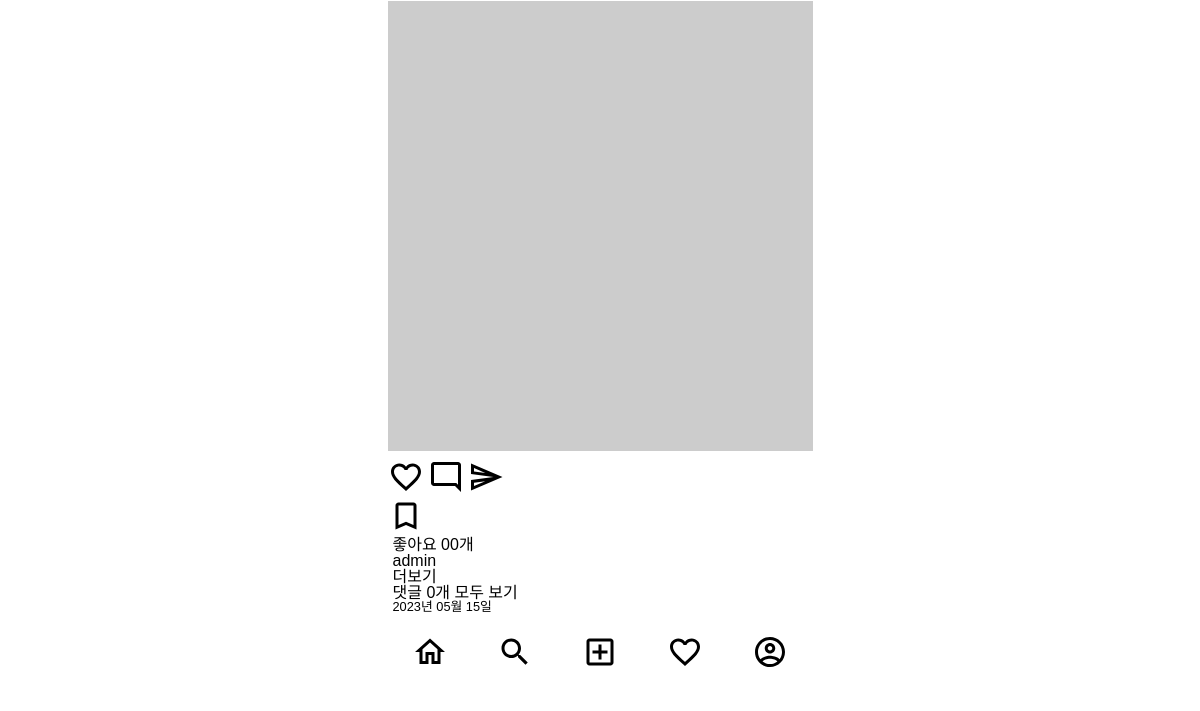
The app's page / (lower part), older data.
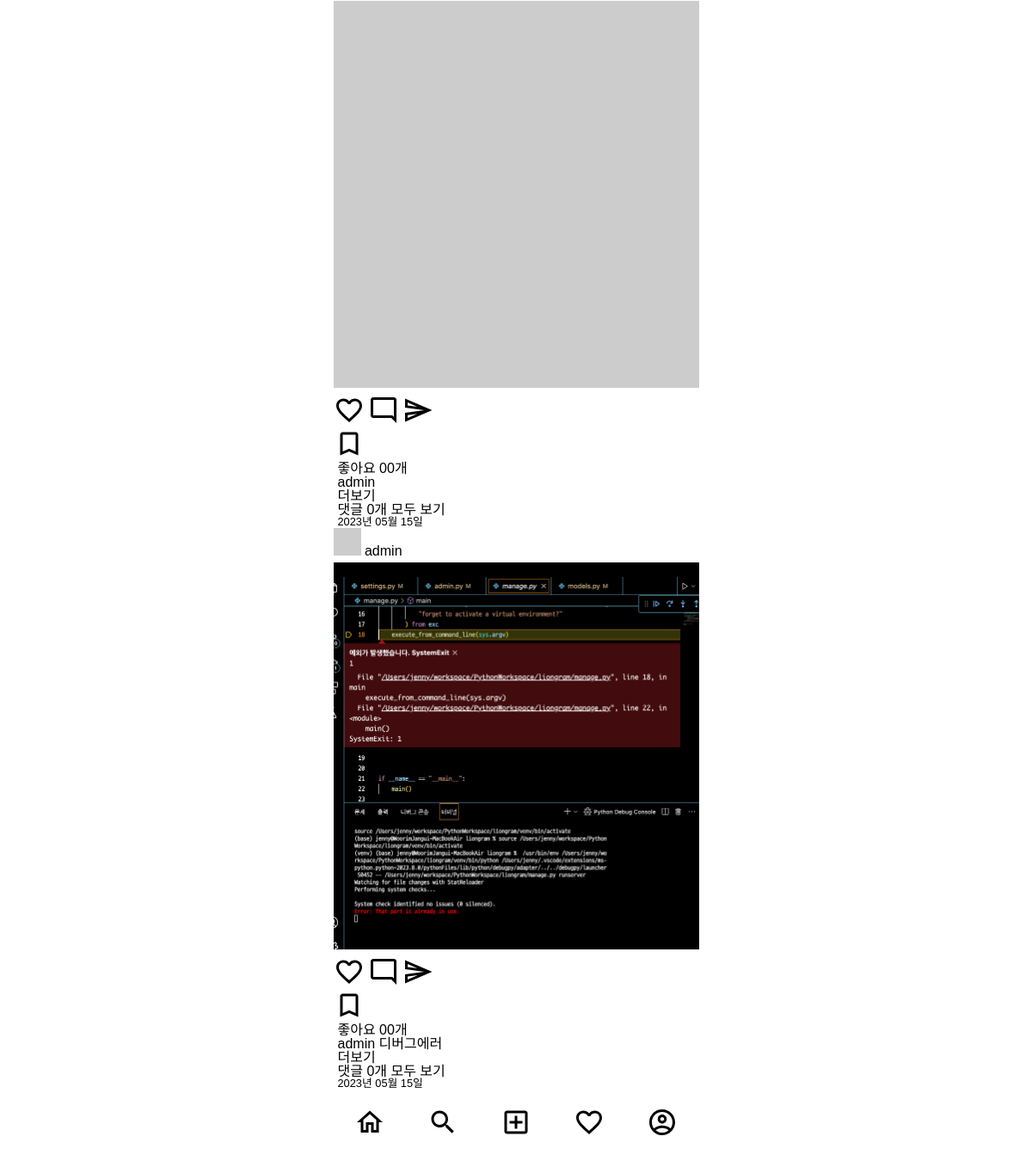
The same page, newer data.
### posts/models.py (models this page shows)
class Post(models.Model):
    image = models.ImageField(verbose_name='이미지', null=True, blank=True)
    content = models.TextField(verbose_name='내용')
    created_at = models.DateTimeField(verbose_name='작성일', auto_now_add=True)
    view_count = models.IntegerField(verbose_name='조회수', default=0)
    writer = models.ForeignKey(to=User, on_delete=models.CASCADE, null=True, blank=True)

### posts/views.py (the view)
# urls.py: path('', index, name='index'),
def index(request):
    post_list = Post.objects.all()
    context = {
        'post_list': post_list,
    }
    return render(request, 'index.html', context)

### templates/index.html (shortened to what this page needs)
{% extends 'base.html' %}
{% load static %}
{% block content %}
<main>
  <div class="card-list">
    {% for post in post_list %}
    {% include 'mixin/posts/post_card.html' with detail=False %}
    {% endfor %}
  </div>
</main>
{% endblock %}

### templates/mixin/posts/post_card.html (shortened to what this page needs)
{% load static %}
<div class="card">
    <div class="card_header">
        <img src="http://via.placeholder.com/32x32" alt="프로필이미지">
        <a href="#">
            <span class="card_user-name">{{ post.writer }}</span>
        </a>
    </div>
    <div class="card_body">
        <div>
            {% if post.image %}
            <img class="card__image" src="{{ post.image.url }}" alt="">
            {% else %}
            <img class="card__image" src="http://via.placeholder.com/600x600" alt="">
            {% endif %}
        </div>
        <div class="card_btn-group">
            <div>
                <img class="card_btn" src="{% static 'icons/favorite_outlined_black_36dp.svg' %}" alt="좋아요">
                <img class="card_btn" src="{% static 'icons/mode_comment_outlined_black_36dp.svg' %}" alt="댓글">
                <img class="card_btn" src="{% static 'icons/send_outlined_black_36dp.svg' %}" alt="공유하기">
            </div>
            <div>
                <img class="card_btn" src="{% static 'icons/bookmark_outlined_black_36dp.svg' %}" alt="북마크">
            </div>
        </div>
        <div class="card_content">
            <span class="card_like-num">좋아요 00개</span>
            <div class="card_main-text">
                <p><span class="card_user-name">{{ post.writer }} </span>
                    {% if not detail %}
                    {{post.content|truncatechars:35}}
                    {% else %}
                    {{post.content}}
                    {% endif %}
                </p>
                {% if not detail %}
                <a href="{% url 'posts:post-detail' post.id %}">더보기</a>
                {% endif %}
            </div>
            <div>
                <p>댓글 {{ post.comment_set.all.count }}개
                    {% if not detail %}
                    <a href="{% url 'posts:post-detail' post.id %}">모두 보기</a>
                    {% endif %}
                </p>
                <p class="card__created-at">{{post.created_at|date:"Y년 m월 d일"}}</p>
            </div>
        </div>
    </div>
</div>

Row changes from the older to the newer data that the page shows:
added Post: writer "admin", image (picture), content "디버그에러", comment_set.all.count "0", created_at "2023년 05월 15일"
